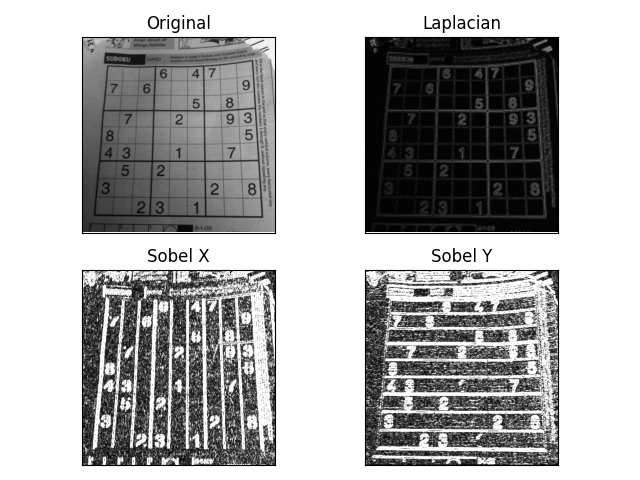

Python code for this plot:
import cv2
import numpy as np
from matplotlib import pyplot as plt

img = cv2.imread('dave.jpg', 0)
if img is None:
    raise ValueError("Image not found. Check the path.")

# Apply edge detection
laplacian = cv2.Laplacian(img, cv2.CV_64F)
sobelx = cv2.Sobel(img, cv2.CV_64F, 1, 0, ksize=5)
sobely = cv2.Sobel(img, cv2.CV_64F, 0, 1, ksize=5)

# Laplacian is a second derivative operator, so it amplifies noise. Pre-blurring the image helps suppress that.
blurred = cv2.GaussianBlur(img, (3, 3), 0)
laplacian = cv2.Laplacian(blurred, cv2.CV_64F)
laplacian = cv2.convertScaleAbs(laplacian)
# cv2.GaussianBlur(img, (3, 3), 0) applies a 3×3 Gaussian kernel.
# You can try (5, 5) for stronger smoothing if needed.

# Convert to 8-bit for visualization
laplacian = cv2.convertScaleAbs(laplacian)
sobelx = cv2.convertScaleAbs(sobelx)
sobely = cv2.convertScaleAbs(sobely)

# Display results
plt.subplot(2,2,1), plt.imshow(img, cmap='gray')
plt.title('Original'), plt.xticks([]), plt.yticks([])
plt.subplot(2,2,2), plt.imshow(laplacian, cmap='gray')
plt.title('Laplacian'), plt.xticks([]), plt.yticks([])
plt.subplot(2,2,3), plt.imshow(sobelx, cmap='gray')
plt.title('Sobel X'), plt.xticks([]), plt.yticks([])
plt.subplot(2,2,4), plt.imshow(sobely, cmap='gray')
plt.title('Sobel Y'), plt.xticks([]), plt.yticks([])
plt.tight_layout()
plt.show()
